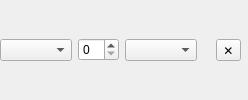
<?xml version="1.0" encoding="UTF-8"?>
<ui version="4.0">
 <class>EventReminder</class>
 <widget class="QWidget" name="EventReminder">
  <layout class="QHBoxLayout" name="layout">
   <property name="leftMargin">
    <number>0</number>
   </property>
   <property name="topMargin">
    <number>0</number>
   </property>
   <property name="rightMargin">
    <number>0</number>
   </property>
   <property name="bottomMargin">
    <number>0</number>
   </property>
   <item>
    <widget class="QComboBox" name="kind" />
   </item>
   <item>
    <widget class="QSpinBox" name="number" />
   </item>
   <item>
    <widget class="QComboBox" name="unit" />
   </item>
   <item>
    <widget class="QLabel" name="fixed" />
   </item>
   <item>
    <widget class="QToolButton" name="remove">
     <property name="text">
      <string>✕</string>
     </property>
     <property name="toolTip">
      <string>Remove this reminder</string>
     </property>
    </widget>
   </item>
   <item>
    <spacer name="rest">
     <property name="orientation">
      <enum>Qt::Horizontal</enum>
     </property>
    </spacer>
   </item>
  </layout>
 </widget>
 <resources />
 <connections />
</ui>
